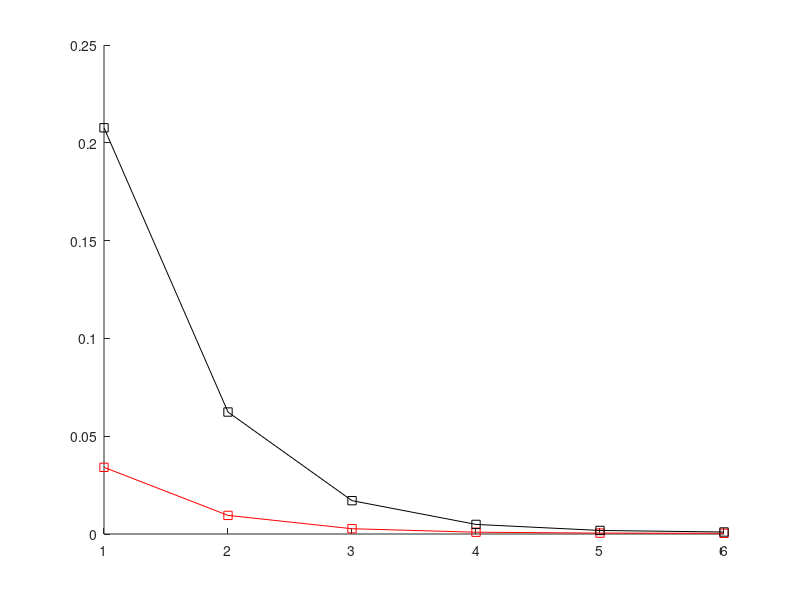

MATLAB code to generate this figure:
hit =[1670777
464386
131302
44158
22436
17064
]

hit1 = [10342350
3092821
842175
241199
88697
50011
]

unhit = [47329223
48335614
48468698
48355842
48177564
47982936
]

unhit1 = [39457650
46507179
48557825
48958801
48911303
48749989
]

total = hit+unhit
total1 = hit1+unhit1

polp = hit./total
polp1 = hit1./total1
hold on
plot(polp,'-rs');
plot(polp1,'-ks');
hold off